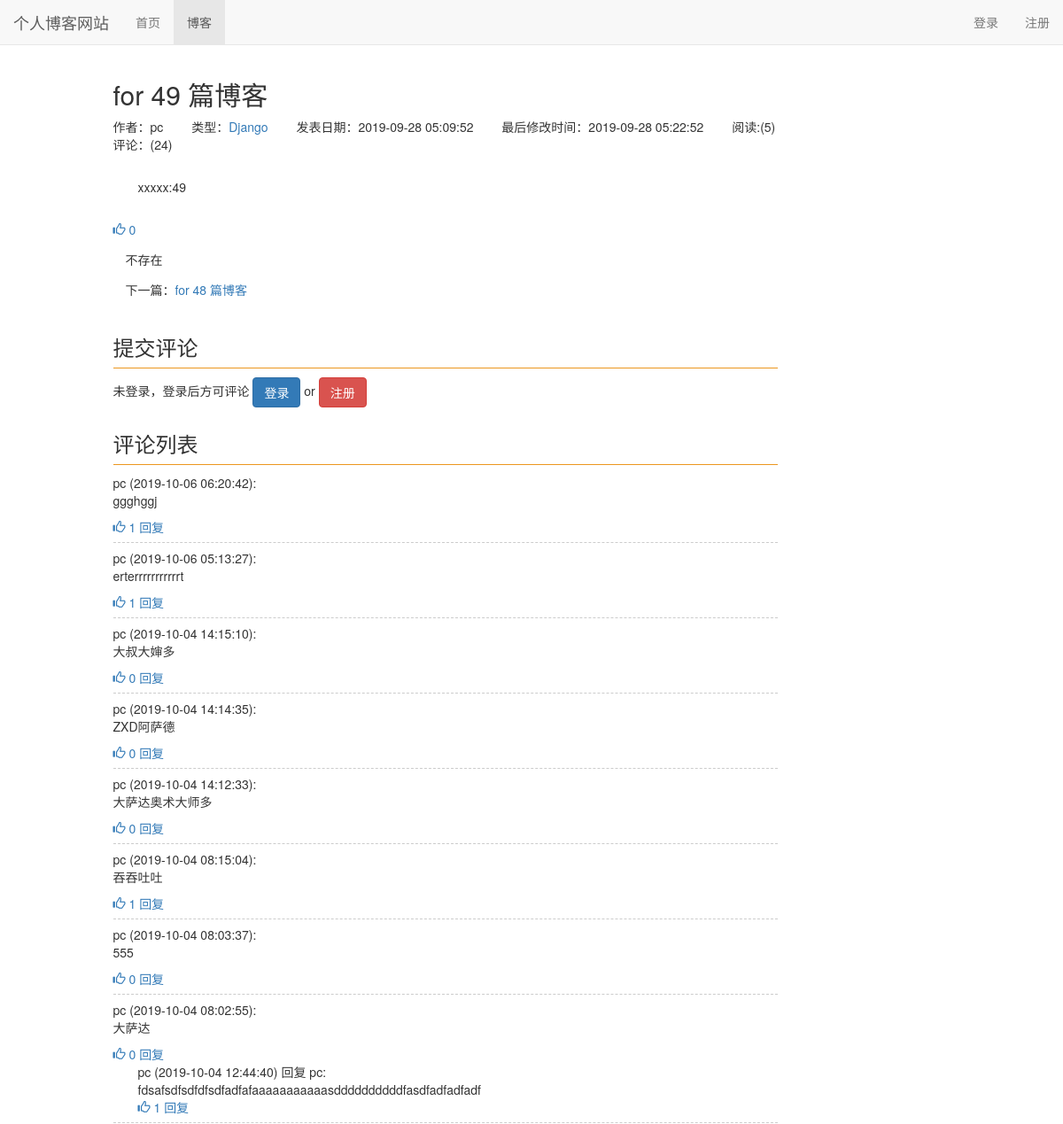
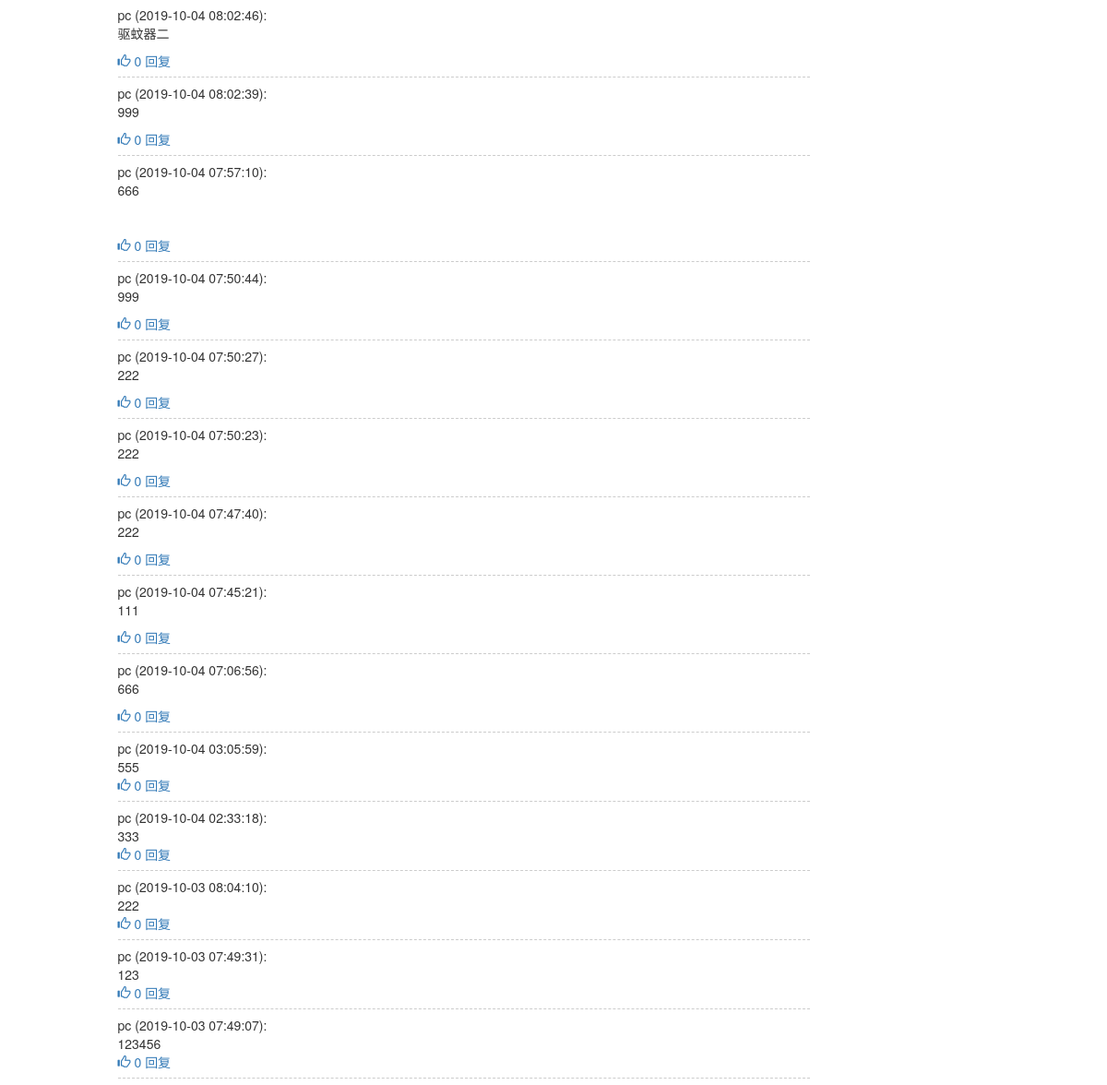
/blogs/54, run on the app's committed database (2 pictures, top to bottom).
### blog/models.py (models this page shows, shortened)
class Blog(models.Model,ReadNumExpandMethod):
    title = models.CharField(max_length=50)
    blog_type =models.ForeignKey(BlogType,on_delete=models.CASCADE)
    content = RichTextUploadingField()
    author = models.ForeignKey(User,on_delete=models.CASCADE)
    read_details = GenericRelation(ReadDetail)
    created_time = models.DateTimeField(auto_now_add=True)
    last_updated_time = models.DateTimeField(auto_now=True)
    class Meta:
        ordering=['-created_time']

class BlogType(models.Model):
    type_name = models.CharField(max_length=50)
    def __str__(self):
        return self.type_name

### read_statistics/models.py (models this page shows)
class ReadNum(models.Model):
    read_num = models.IntegerField(default=0)
    content_type = models.ForeignKey(ContentType,on_delete=models.CASCADE)
    object_id = models.PositiveIntegerField()
    content_object = GenericForeignKey('content_type','object_id')

### likes/models.py (models this page shows)
class LikeCount(models.Model):
    content_type =models.ForeignKey(ContentType,on_delete=models.CASCADE)
    object_id = models.PositiveIntegerField()
    content_object =GenericForeignKey('content_type','object_id')
    liked_num = models.IntegerField(default=0)

### comment/models.py (models this page shows, shortened)
class Comment(models.Model):
    content_type = models.ForeignKey(ContentType,on_delete=models.CASCADE)
    object_id = models.PositiveIntegerField()
    content_object = GenericForeignKey('content_type','object_id')
    text = models.TextField()
    comment_time = models.DateTimeField(auto_now_add=True)
    user = models.ForeignKey(User,related_name='comments',on_delete=models.CASCADE)
    root = models.ForeignKey('self',related_name='root_comment',null=True,on_delete=models.CASCADE)
    parent = models.ForeignKey('self',related_name='parent_comment',null=True,on_delete=models.CASCADE)
    reply_to = models.ForeignKey(User,related_name='replies',null=True,on_delete=models.CASCADE)
    class Meta:
        ordering = ['comment_time']

### blog/views.py (the view)
# urls.py: path('<int:blog_id>',views.blog_detail,name='blog_detail'),
def blog_detail(request,blog_id):
    blog = get_object_or_404(Blog,pk=blog_id)
    key = read_statistics_once_read(request, blog)
    previous_blog = Blog.objects.filter(created_time__gt=blog.created_time).last()
    next_blog = Blog.objects.filter(created_time__lt=blog.created_time).first()
    login_form=LoginForm()
    context = {
        'blog':blog,
        'previous_blog':previous_blog,
        'next_blog':next_blog,
        'login_form':login_form
    }
    response=render(request, 'blog/blog_detail.html', context=context)
    response.set_cookie(key,'true')
    return response

### blog/utils.py (called while the page is built)
def read_statistics_once_read(request,obj):
    ct = ContentType.objects.get_for_model(obj)
    key = "%s_%s_read"%(ct.model,obj.id)
    if not request.COOKIES.get(key):
        readnum,create = ReadNum.objects.get_or_create(content_type=ct,object_id=obj.id)
        readnum.read_num+=1
        readnum.save()
        date = timezone.now().date()
        readDetail,create = ReadDetail.objects.get_or_create(content_type=ct,object_id=obj.id,date=date)
        readDetail.read_num+=1
        readDetail.save()
    return key

### comment/templatetags/comment_tags.py (called while the page is built)
@register.simple_tag
def get_comment_count(obj):
    content_type=ContentType.objects.get_for_model(obj)
    comment_count=Comment.objects.filter(content_type=content_type,object_id=obj.id).count()
    return comment_count

@register.simple_tag()
def get_comment_list(obj):
    content_type = ContentType.objects.get_for_model(obj)
    comments =Comment.objects.filter(content_type=content_type,object_id=obj.id,root=None)
    return comments.order_by('-comment_time')

### likes/templatetags/like_tags.py (called while the page is built)
@register.simple_tag
def get_like_count(obj):
    content_type = ContentType.objects.get_for_model(obj)
    like_count,create=LikeCount.objects.get_or_create(content_type=content_type,object_id=obj.pk)
    return like_count.liked_num

@register.simple_tag(takes_context=True)
def get_like_status(context,obj):
    content_type = ContentType.objects.get_for_model(obj)
    user =context['user']
    if not user.is_authenticated:
        return ''
    if LikeRecord.objects.filter(content_type=content_type,object_id=obj.pk,user=user).exists():
        return 'active'
    else:
        return ''

@register.simple_tag
def get_content_type(obj):
    content_type = ContentType.objects.get_for_model(obj)
    return content_type.model

### read_statistics/models.py (called while the page is built)
    def get_read_num(self):
        try:
            ct = ContentType.objects.get_for_model(self)
            readnum = ReadNum.objects.get(content_type=ct, object_id=self.id)
            return readnum.read_num
        except exceptions.ObjectDoesNotExist:
            return 0

### blog/templates/blog/blog_detail.html (shortened to what this page needs)
{% extends 'base.html' %}
{% load staticfiles %}
{% load comment_tags %}
{% load like_tags %}
{% load comment_tags %}
{% block nav_blog_active %}
    active
{% endblock %}
{% block content %}
    <div class="container">
        <div class="row">
            <div class="col-xs-8 col-xs-offset-1">
                <h2>{{ blog.title }}</h2>
                <ul class="blog-info-description">
                    <li>作者：{{ blog.author }}</li>
                    <li>类型：<a href="{% url 'blogs_with_type' blog.blog_type.id %}">{{ blog.blog_type }}</a></li>
                    <li>发表日期：{{ blog.created_time|date:"Y-m-d H:m:s" }}</li>
                    <li>最后修改时间：{{ blog.last_updated_time|date:"Y-m-d H:i:s" }}</li>
                    <span>阅读:({{ blog.get_read_num }})</span>
                    <li>评论：({% get_comment_count blog %})</li>
                </ul>
                <div class="blog-content">{{ blog.content|truncatechars:30}}</div>
                <div class="like" onclick="likeChange(this, '{% get_content_type blog %}', {{ blog.pk }})">
                    <span class="glyphicon glyphicon-thumbs-up {% get_like_status blog %}"></span>
                    <span class="liked_num">{% get_like_count blog %}</span>
                </div>
                <div class="blog-more">
                    {% if previous_blog %}
                        <p>上一篇：<a href="{% url 'blog_detail' previous_blog.id %}">{{ previous_blog.title }}</a></p>
                    {% else %}
                        <span>不存在</span>
                    {% endif %}
                </div>
                <div class="blog-more">
                    {% if next_blog %}
                        <p>下一篇：<a href="{% url 'blog_detail' next_blog.id %}">{{next_blog.title }}</a></p>
                    {% else %}
                        <span>不存在</span>
                    {% endif %}
                </div>
            </div>
        </div>
        <div class="row">
            <div class="col-xs-8 col-xs-offset-1">
                <div class ="comment-area">
                    <h3 class ="comment-area-title">提交评论</h3>
                        {% if user.is_authenticated %}
                            <form id="comment_form" action="{% url 'update_comment' %}" method="post" style="overflow:hidden">
                                {% csrf_token %}
                                <label>{{ user }},欢迎评论</label>
                                <div id="reply_comment_container" style="display:none">
                                    <p id="reply_title">回复：</p>
                                    <div id="reply_comment"></div>
                                </div>
                                {% get_comment_form blog as comment_form %}
                                {% for field in comment_form %}
                                    {{ field }}
                                {% endfor %}
                                <span id="comment_error" class="text-danger pull-left"></span>
                                <input type="submit" value="评论" class="btn btn-primary pull-right" >
                            </form>
                        {% else %}
                            未登录，登录后方可评论
                            <a class="btn btn-primary" href="{% url 'login' %}?from={{ request.get_full_path }}">登录</a>
                            <span> or </span>
                            <a class="btn btn-danger" href="{% url 'register' %}?from={{ request.get_full_path }}">注册</a>
                        {% endif %}
                </div>
                <div class ="comment-area">
                    <h3 class ="comment-area-title">评论列表</h3>
                    <div class="comment_list">
                        {% get_comment_list blog as comments %}
                        {% for comment in comments %}
                            <div id="root_{{ comment.pk }}" class="comment">
                                <span>{{ comment.user }}</span>
                                <span>({{ comment.comment_time |date:"Y-m-d H:i:s"}}):</span>
                                <div id="comment_{{ comment.id }}">{{ comment.text|safe }}</div>
                                 <div class="like" onclick="likeChange(this, '{% get_content_type comment %}', {{ comment.pk }})">
                                    <span class="glyphicon glyphicon-thumbs-up {% get_like_status comment %}"></span>
                                    <span class="liked_num">{% get_like_count comment %}</span>
                                </div>
                                <a href="javascript:reply({{ comment.pk }});">回复</a>
                                {% for reply in comment.root_comment.all %}
                                    <div class="reply">
                                         <span>{{ reply.user }}</span>
                                        <span>({{ reply.comment_time |date:"Y-m-d H:i:s"}})</span>
                                        <span>回复</span>
                                        <span>{{ reply.reply_to.username }}:</span>
                                        <div id="comment_{{ reply.id }}">{{ reply.text|safe }}</div>
                                        <div class="like" onclick="likeChange(this, '{% get_content_type reply %}', {{ reply.pk }})">
                                            <span class="glyphicon glyphicon-thumbs-up {% get_like_status reply %}"></span>
                                            <span class="liked_num">{% get_like_count reply %}</span>
                                        </div>
                                         <a href="javascript:reply({{ reply.pk }});">回复</a>
                                    </div>
                                {% endfor %}
                            </div>
                        {% empty %}
                            <span id="no_comment">暂无评论</span>
                        {% endfor %}
                    </div>
                </div>
            </div>
        </div>
    </div>
{% endblock %}
{% block css %}
    <link rel="stylesheet" href="{% static 'blog.css' %}">
{% endblock %}

### static/base.css (style rules this page uses)
* { margin: 0; padding: 0; }
body { margin-top: 70px!important; }

### blog/static/blog.css (style rules this page uses)
ul.blog-info-description { list-style-type: none; margin-bottom: 2em; }
ul.blog-info-description li { display: inline-block; margin-right: 2em; }
div.blog-content { text-indent: 2em; margin-bottom: 2em; }
div.comment-area { margin-top: 2em; }
h3.comment-area-title { border-bottom: 1px solid #ec971f; padding-bottom: 0.4em; }
div.comment { border-bottom: 1px dashed #ccc; margin-bottom: 0.5em; padding-bottom: 0.5em; }
div.reply { margin-left: 2em; }
div.like { color: #337ab7; cursor: pointer; display:inline-block ; }
div.blog-more { margin:1em; }

### data on the page
Blog: title "for 49 篇博客", author "pc", blog_type "Django", created_time "2019-09-28 05:09:52", last_updated_time "2019-09-28 05:22:52", get_read_num "5", id "24", content "xxxxx:49", id.liked_num "0"
Blog: title "for 48 篇博客"
Comment: user "pc", comment_time "2019-10-06 06:20:42", text "ggghggj", id.liked_num "1"
Comment: user "pc", comment_time "2019-10-06 05:13:27", text "erterrrrrrrrrrrt", id.liked_num "1"
Comment: user "pc", comment_time "2019-10-04 14:15:10", text "大叔大婶多", id.liked_num "0"
Comment: user "pc", comment_time "2019-10-04 14:14:35", text "ZXD阿萨德", id.liked_num "0"
Comment: user "pc", comment_time "2019-10-04 14:12:33", text "大萨达奥术大师多", id.liked_num "0"
Comment: user "pc", comment_time "2019-10-04 08:15:04", text "吞吞吐吐", id.liked_num "1"
Comment: user "pc", comment_time "2019-10-04 08:03:37", text "555", id.liked_num "0"
Comment: user "pc", comment_time "2019-10-04 08:02:55", text "大萨达", id.liked_num "0"
Comment: user "pc", comment_time "2019-10-04 12:44:40", reply_to.username "pc", text "fdsafsdfsdfdfsdfadfafaaaaaaaaaaasddddddddddfasdfadfadfadf", id.liked_num "1"
Comment: user "pc", comment_time "2019-10-04 08:02:46", text "驱蚊器二", id.liked_num "0"
Comment: user "pc", comment_time "2019-10-04 08:02:39", text "999", id.liked_num "0"
Comment: user "pc", comment_time "2019-10-04 07:57:10", text "666", id.liked_num "0"
Comment: user "pc", comment_time "2019-10-04 07:50:44", text "999", id.liked_num "0"
Comment: user "pc", comment_time "2019-10-04 07:50:27", text "222", id.liked_num "0"
Comment: user "pc", comment_time "2019-10-04 07:50:23", text "222", id.liked_num "0"
Comment: user "pc", comment_time "2019-10-04 07:47:40", text "222", id.liked_num "0"
Comment: user "pc", comment_time "2019-10-04 07:45:21", text "111", id.liked_num "0"
Comment: user "pc", comment_time "2019-10-04 07:06:56", text "666", id.liked_num "0"
Comment: user "pc", comment_time "2019-10-04 03:05:59", text "555", id.liked_num "0"
Comment: user "pc", comment_time "2019-10-04 02:33:18", text "333", id.liked_num "0"
Comment: user "pc", comment_time "2019-10-03 08:04:10", text "222", id.liked_num "0"
Comment: user "pc", comment_time "2019-10-03 07:49:31", text "123", id.liked_num "0"
Comment: user "pc", comment_time "2019-10-03 07:49:07", text "123456", id.liked_num "0"
